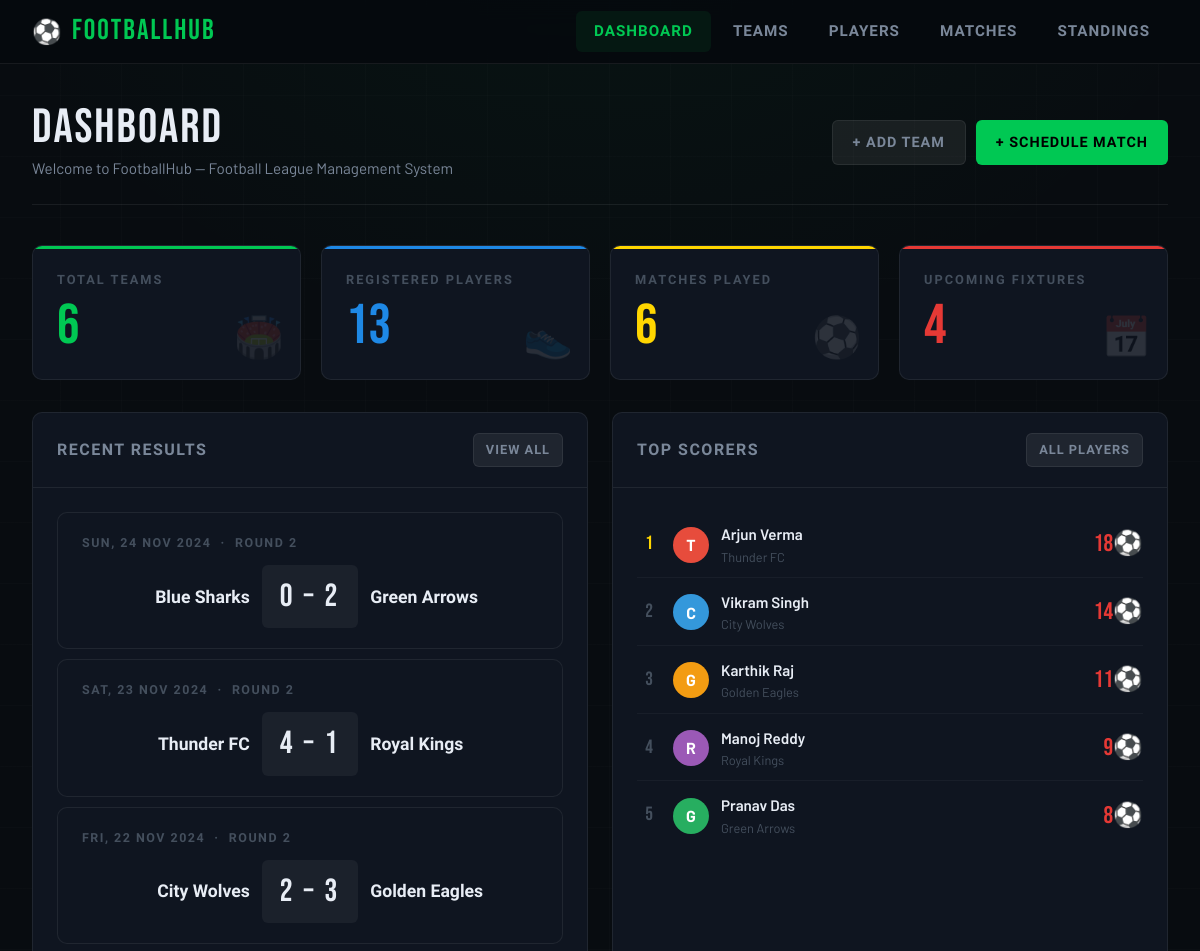
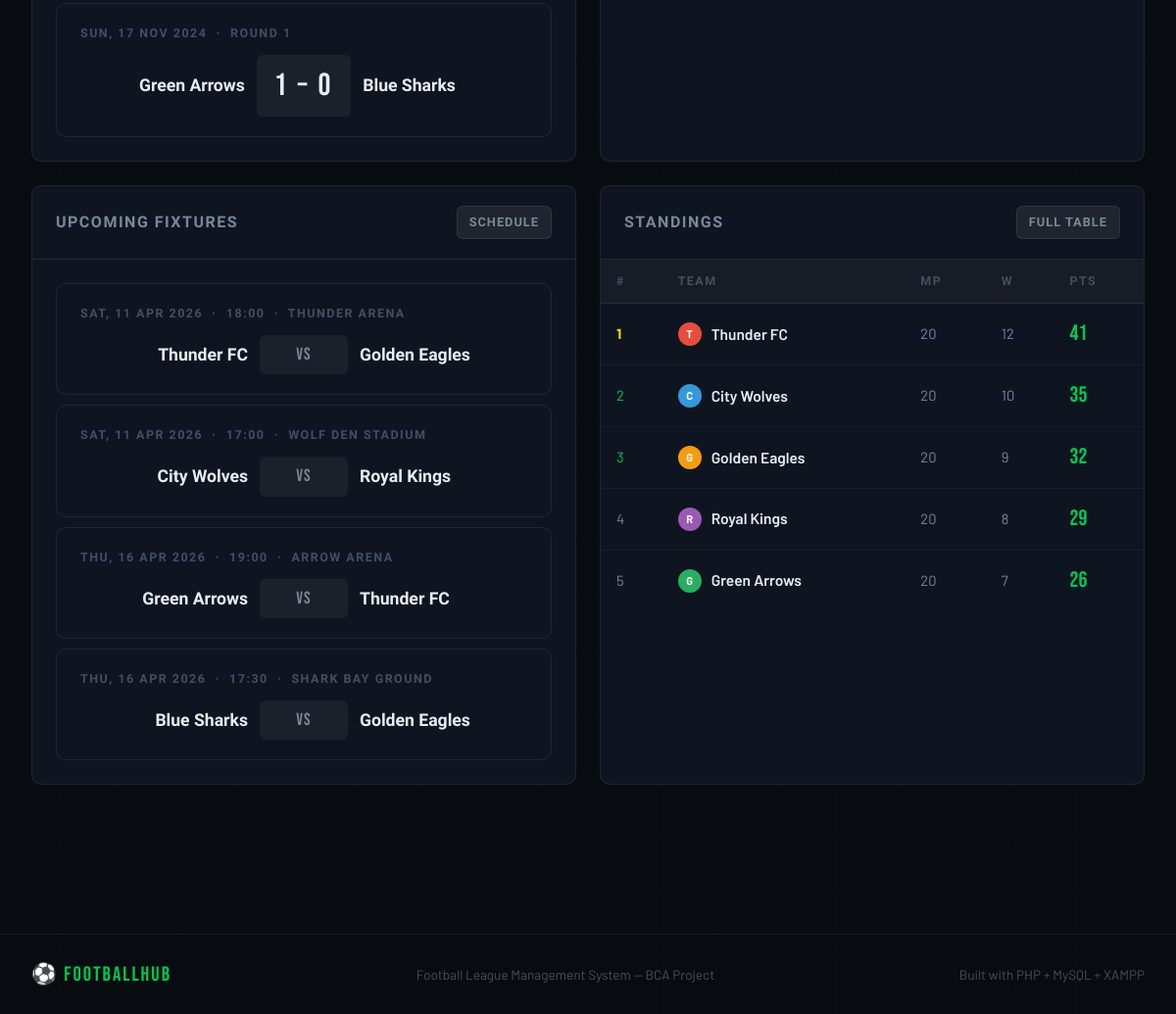
The page / on the database its author committed (2 pictures, top to bottom).
### tables this page shows
CREATE TABLE IF NOT EXISTS matches (
    id INT AUTO_INCREMENT PRIMARY KEY,
    home_team_id INT NOT NULL,
    away_team_id INT NOT NULL,
    match_date DATE NOT NULL,
    match_time TIME NOT NULL,
    venue VARCHAR(150) NOT NULL,
    home_score INT DEFAULT NULL,
    away_score INT DEFAULT NULL,
    status ENUM('Scheduled','Live','Completed','Postponed') DEFAULT 'Scheduled',
    round VARCHAR(50) DEFAULT NULL,
    created_at TIMESTAMP DEFAULT CURRENT_TIMESTAMP,
    FOREIGN KEY (home_team_id) REFERENCES teams(id) ON DELETE CASCADE,
    FOREIGN KEY (away_team_id) REFERENCES teams(id) ON DELETE CASCADE
);

CREATE TABLE IF NOT EXISTS teams (
    id INT AUTO_INCREMENT PRIMARY KEY,
    name VARCHAR(100) NOT NULL,
    city VARCHAR(100) NOT NULL,
    coach VARCHAR(100) NOT NULL,
    stadium VARCHAR(150) NOT NULL,
    founded_year INT NOT NULL,
    wins INT DEFAULT 0,
    losses INT DEFAULT 0,
    draws INT DEFAULT 0,
    goals_scored INT DEFAULT 0,
    goals_conceded INT DEFAULT 0,
    logo_color VARCHAR(7) DEFAULT '#e74c3c',
    created_at TIMESTAMP DEFAULT CURRENT_TIMESTAMP
);

CREATE TABLE IF NOT EXISTS players (
    id INT AUTO_INCREMENT PRIMARY KEY,
    team_id INT NOT NULL,
    name VARCHAR(100) NOT NULL,
    position ENUM('Goalkeeper','Defender','Midfielder','Forward') NOT NULL,
    jersey_number INT NOT NULL,
    nationality VARCHAR(80) NOT NULL,
    age INT NOT NULL,
    goals INT DEFAULT 0,
    assists INT DEFAULT 0,
    matches_played INT DEFAULT 0,
    created_at TIMESTAMP DEFAULT CURRENT_TIMESTAMP,
    FOREIGN KEY (team_id) REFERENCES teams(id) ON DELETE CASCADE
);

### index.php (the view, shortened to what this page needs)
<?php
require_once 'includes/header.php';
$teams_count = $conn->query("SELECT COUNT(*) as c FROM teams")->fetch_assoc()['c'];
$players_count = $conn->query("SELECT COUNT(*) as c FROM players")->fetch_assoc()['c'];
$matches_played = $conn->query("SELECT COUNT(*) as c FROM matches WHERE status='Completed'")->fetch_assoc()['c'];
$upcoming = $conn->query("SELECT COUNT(*) as c FROM matches WHERE status='Scheduled'")->fetch_assoc()['c'];
$scorers = $conn->query("
    SELECT p.name, p.goals, p.assists, t.name as team, t.logo_color
    FROM players p JOIN teams t ON p.team_id = t.id
    WHERE p.goals > 0 ORDER BY p.goals DESC, p.assists DESC LIMIT 5
");
$recent = $conn->query("
    SELECT m.*,
           ht.name as home_name, ht.logo_color as home_color,
           at.name as away_name, at.logo_color as away_color
    FROM matches m
    JOIN teams ht ON m.home_team_id = ht.id
    JOIN teams at ON m.away_team_id = at.id
    WHERE m.status = 'Completed'
    ORDER BY m.match_date DESC LIMIT 4
");
$next_matches = $conn->query("
    SELECT m.*,
           ht.name as home_name, ht.logo_color as home_color,
           at.name as away_name, at.logo_color as away_color
    FROM matches m
    JOIN teams ht ON m.home_team_id = ht.id
    JOIN teams at ON m.away_team_id = at.id
    WHERE m.status = 'Scheduled'
    ORDER BY m.match_date ASC LIMIT 4
");
$standings = $conn->query("
    SELECT *, (wins*3 + draws) as pts,
           (wins+losses+draws) as mp,
           (goals_scored - goals_conceded) as gd
    FROM teams ORDER BY pts DESC, gd DESC, goals_scored DESC LIMIT 5
");
?>
<div class="page">
    <div class="page-header">
        <div>
            <div class="page-title">Dashboard</div>
            <div class="page-subtitle">Welcome to <?= SITE_NAME ?> — Football League Management System</div>
        </div>
        <div style="display:flex;gap:10px;">
            <a href="pages/teams.php?action=add" class="btn btn-secondary">+ Add Team</a>
            <a href="pages/matches.php?action=add" class="btn btn-primary">+ Schedule Match</a>
        </div>
    </div>
    <div class="stats-grid">
        <div class="stat-card green">
            <div class="stat-label">Total Teams</div>
            <div class="stat-value"><?= $teams_count ?></div>
            <div class="stat-icon">🏟️</div>
        </div>
        <div class="stat-card blue">
            <div class="stat-label">Registered Players</div>
            <div class="stat-value"><?= $players_count ?></div>
            <div class="stat-icon">👟</div>
        </div>
        <div class="stat-card yellow">
            <div class="stat-label">Matches Played</div>
            <div class="stat-value"><?= $matches_played ?></div>
            <div class="stat-icon">⚽</div>
        </div>
        <div class="stat-card red">
            <div class="stat-label">Upcoming Fixtures</div>
            <div class="stat-value"><?= $upcoming ?></div>
            <div class="stat-icon">📅</div>
        </div>
    </div>
    <div class="dashboard-grid">
        <div class="card">
            <div class="card-header">
                <span class="card-title">Recent Results</span>
                <a href="pages/matches.php" class="btn btn-secondary btn-sm">View All</a>
            </div>
            <div class="card-body" style="display:flex;flex-direction:column;gap:10px;">
                <?php while ($m = $recent->fetch_assoc()): ?>
                <div class="match-card">
                    <div class="match-meta">
                        <?= date('D, d M Y', strtotime($m['match_date'])) ?> &nbsp;·&nbsp; <?= $m['round'] ?>
                    </div>
                    <div class="match-teams">
                        <div class="match-team match-team-home">
                            <div class="match-team-name"><?= htmlspecialchars($m['home_name']) ?></div>
                        </div>
                        <div class="match-score">
                            <?= $m['home_score'] ?> &ndash; <?= $m['away_score'] ?>
                        </div>
                        <div class="match-team match-team-away">
                            <div class="match-team-name"><?= htmlspecialchars($m['away_name']) ?></div>
                        </div>
                    </div>
                </div>
                <?php endwhile; ?>
            </div>
        </div>
        <div class="card">
            <div class="card-header">
                <span class="card-title">Top Scorers</span>
                <a href="pages/players.php" class="btn btn-secondary btn-sm">All Players</a>
            </div>
            <div class="card-body">
                <div class="scorer-list">
                    <?php $rank = 1; while ($s = $scorers->fetch_assoc()): ?>
                    <div class="scorer-item">
                        <div class="scorer-rank <?= $rank === 1 ? 'gold' : '' ?>"><?= $rank ?></div>
                        <div class="team-logo" style="background:<?= $s['logo_color'] ?>">
                            <?= strtoupper(substr($s['team'], 0, 1)) ?>
                        </div>
                        <div class="scorer-info">
                            <div class="scorer-name"><?= htmlspecialchars($s['name']) ?></div>
                            <div class="scorer-team"><?= htmlspecialchars($s['team']) ?></div>
                        </div>
                        <div class="scorer-goals"><?= $s['goals'] ?>⚽</div>
                    </div>
                    <?php $rank++; endwhile; ?>
                </div>
            </div>
        </div>
    </div>
    <div class="dashboard-grid">
        <div class="card">
            <div class="card-header">
                <span class="card-title">Upcoming Fixtures</span>
                <a href="pages/matches.php" class="btn btn-secondary btn-sm">Schedule</a>
            </div>
            <div class="card-body" style="display:flex;flex-direction:column;gap:10px;">
                <?php while ($m = $next_matches->fetch_assoc()): ?>
                <div class="match-card">
                    <div class="match-meta">
                        <?= date('D, d M Y', strtotime($m['match_date'])) ?>
                        &nbsp;·&nbsp; <?= date('H:i', strtotime($m['match_time'])) ?>
                        &nbsp;·&nbsp; <?= htmlspecialchars($m['venue']) ?>
                    </div>
                    <div class="match-teams">
                        <div class="match-team match-team-home">
                            <div class="match-team-name"><?= htmlspecialchars($m['home_name']) ?></div>
                        </div>
                        <div class="match-score scheduled">vs</div>
                        <div class="match-team match-team-away">
                            <div class="match-team-name"><?= htmlspecialchars($m['away_name']) ?></div>
                        </div>
                    </div>
                </div>
                <?php endwhile; ?>
            </div>
        </div>
        <div class="card">
            <div class="card-header">
                <span class="card-title">Standings</span>
                <a href="pages/standings.php" class="btn btn-secondary btn-sm">Full Table</a>
            </div>
            <div class="table-wrap">
                <table>
                    <thead>
                        <tr>
                            <th>#</th>
                            <th>Team</th>
                            <th>MP</th>
                            <th>W</th>
                            <th>Pts</th>
                        </tr>
                    </thead>
                    <tbody>
                        <?php $pos = 1; while ($t = $standings->fetch_assoc()): ?>
                        <tr class="pos-<?= $pos ?>">
                            <td><?= $pos ?></td>
                            <td class="td-name">
                                <div class="team-cell">
                                    <div class="team-logo" style="background:<?= $t['logo_color'] ?>;width:24px;height:24px;font-size:0.7rem;">
                                        <?= strtoupper(substr($t['name'], 0, 1)) ?>
                                    </div>
                                    <?= htmlspecialchars($t['name']) ?>
                                </div>
                            </td>
                            <td><?= $t['mp'] ?></td>
                            <td><?= $t['wins'] ?></td>
                            <td class="standings-pts"><?= $t['pts'] ?></td>
                        </tr>
                        <?php $pos++; endwhile; ?>
                    </tbody>
                </table>
            </div>
        </div>
    </div>
</div>
<?php require_once 'includes/footer.php'; ?>

### includes/header.php (shortened to what this page needs)
<?php
$current_page = basename($_SERVER['PHP_SELF'], '.php');
?>
<!DOCTYPE html>
<html lang="en">
<head>
    <link rel="stylesheet" href="<?= str_repeat('../', substr_count($_SERVER['PHP_SELF'], '/') - 2) ?>css/style.css">
</head>
<body>
<nav class="navbar">
    <div class="nav-brand">
        <span class="nav-icon">⚽</span>
        <span class="brand-text"><?= SITE_NAME ?></span>
    </div>
    <ul class="nav-links">
        <li><a href="<?= str_repeat('../', substr_count($_SERVER['PHP_SELF'], '/') - 2) ?>index.php" class="<?= $current_page === 'index' ? 'active' : '' ?>">Dashboard</a></li>
        <li><a href="<?= str_repeat('../', substr_count($_SERVER['PHP_SELF'], '/') - 2) ?>pages/teams.php" class="<?= $current_page === 'teams' ? 'active' : '' ?>">Teams</a></li>
        <li><a href="<?= str_repeat('../', substr_count($_SERVER['PHP_SELF'], '/') - 2) ?>pages/players.php" class="<?= $current_page === 'players' ? 'active' : '' ?>">Players</a></li>
        <li><a href="<?= str_repeat('../', substr_count($_SERVER['PHP_SELF'], '/') - 2) ?>pages/matches.php" class="<?= $current_page === 'matches' ? 'active' : '' ?>">Matches</a></li>
        <li><a href="<?= str_repeat('../', substr_count($_SERVER['PHP_SELF'], '/') - 2) ?>pages/standings.php" class="<?= $current_page === 'standings' ? 'active' : '' ?>">Standings</a></li>
    </ul>
</nav>

### includes/footer.php (shortened to what this page needs)
    <footer class="footer">
        <div class="footer-inner">
            <span class="footer-brand">⚽ <?= SITE_NAME ?></span>
            <span class="footer-copy">Football League Management System &mdash; BCA Project</span>
            <span class="footer-copy">Built with PHP + MySQL + XAMPP</span>
        </div>
    </footer>
</body>
</html>

### rows shown on the page
matches: match_date "SUN, 24 NOV 2024", round "ROUND 2", home_team.name "Blue Sharks", home_score "0", away_score "2", away_team.name "Green Arrows"
matches: match_date "SAT, 23 NOV 2024", round "ROUND 2", home_team.name "Thunder FC", home_score "4", away_score "1", away_team.name "Royal Kings"
matches: match_date "FRI, 22 NOV 2024", round "ROUND 2", home_team.name "City Wolves", home_score "2", away_score "3", away_team.name "Golden Eagles"
matches: match_date "SUN, 17 NOV 2024", round "ROUND 1", home_team.name "Green Arrows", home_score "1", away_score "0", away_team.name "Blue Sharks"
players: team.name "T", name "Arjun Verma", team.name "Thunder FC", goals "18"
players: team.name "C", name "Vikram Singh", team.name "City Wolves", goals "14"
players: team.name "G", name "Karthik Raj", team.name "Golden Eagles", goals "11"
players: team.name "R", name "Manoj Reddy", team.name "Royal Kings", goals "9"
players: team.name "G", name "Pranav Das", team.name "Green Arrows", goals "8"
matches: match_date "SAT, 11 APR 2026", match_time "18:00", venue "THUNDER ARENA", home_team.name "Thunder FC", away_team.name "Golden Eagles"
matches: match_date "SAT, 11 APR 2026", match_time "17:00", venue "WOLF DEN STADIUM", home_team.name "City Wolves", away_team.name "Royal Kings"
matches: match_date "THU, 16 APR 2026", match_time "19:00", venue "ARROW ARENA", home_team.name "Green Arrows", away_team.name "Thunder FC"
matches: match_date "THU, 16 APR 2026", match_time "17:30", venue "SHARK BAY GROUND", home_team.name "Blue Sharks", away_team.name "Golden Eagles"
teams: name "T", name "Thunder FC", mp "20", wins "12", pts "41"
teams: name "C", name "City Wolves", mp "20", wins "10", pts "35"
teams: name "G", name "Golden Eagles", mp "20", wins "9", pts "32"
teams: name "R", name "Royal Kings", mp "20", wins "8", pts "29"
teams: name "G", name "Green Arrows", mp "20", wins "7", pts "26"

### other values the page prints
SITE_NAME "FootballHub"
$teams_count "6"
$players_count "13"
$matches_played "6"
$upcoming "4"
